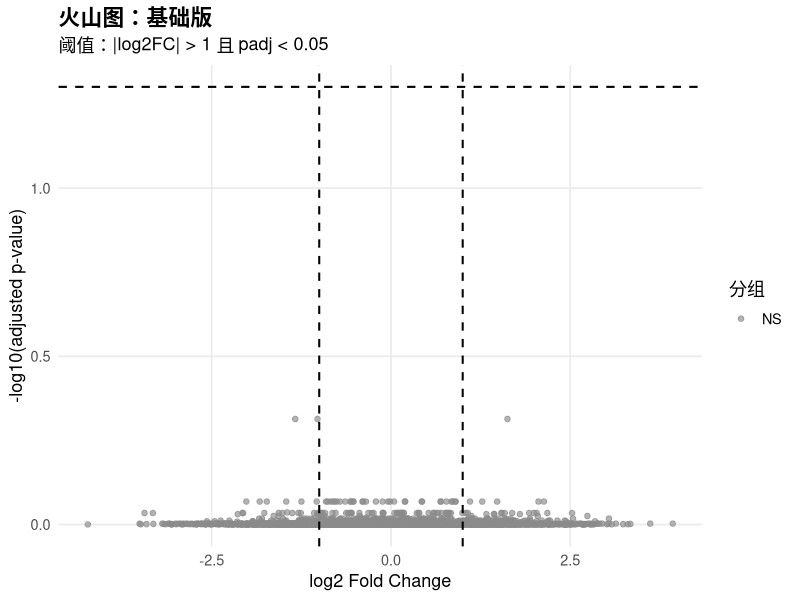
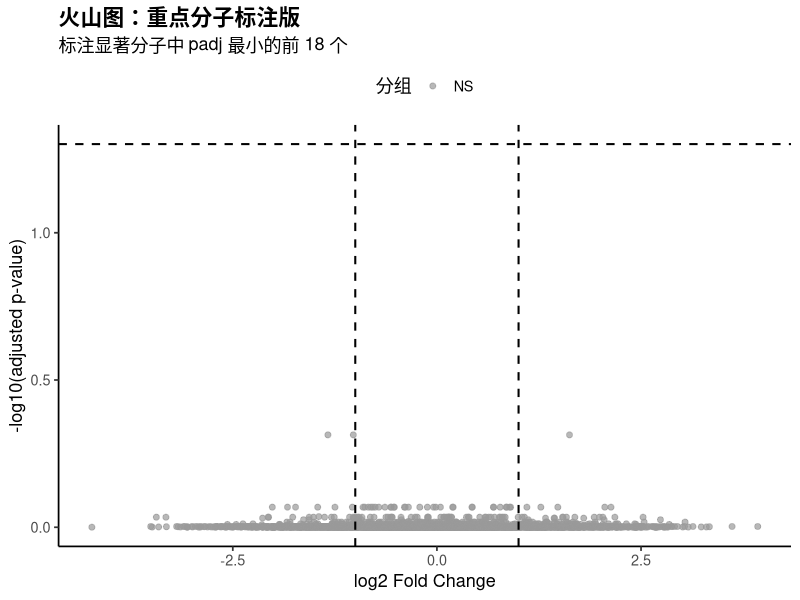
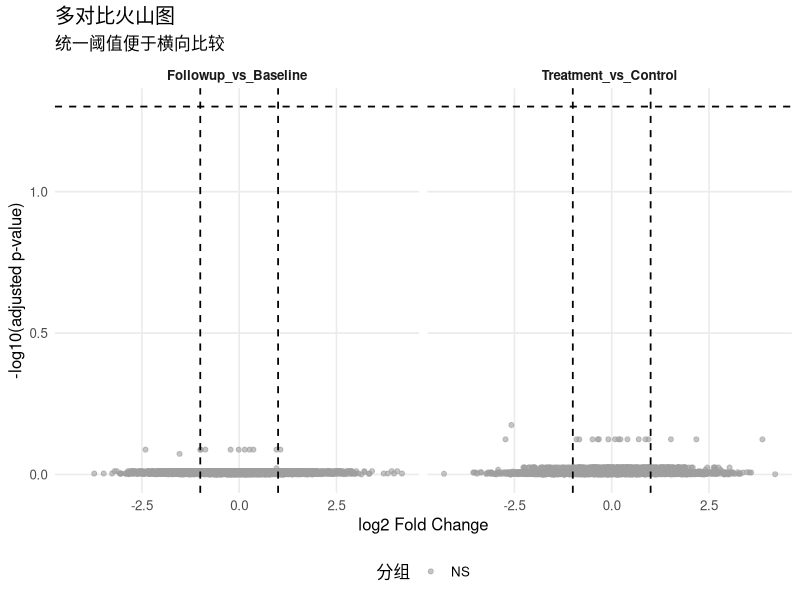

These charts were generated, in order, by the following R code:
## ---- chunk 1
knitr::opts_chunk$set(
  echo = TRUE,
  warning = FALSE,
  message = FALSE,
  fig.width = 9,
  fig.height = 6,
  dpi = 150
)
## ---- chunk 2
library(dplyr)
library(ggplot2)

set.seed(2026)

n_gene <- 3500

volcano_df <- tibble::tibble(
  gene = paste0("Gene_", sprintf("%04d", 1:n_gene)),
  log2FC = rnorm(n_gene, mean = 0, sd = 1.15),
  pvalue = runif(n_gene, min = 1e-6, max = 1)
) %>%
  mutate(
    padj = p.adjust(pvalue, method = "BH"),
    neg_log10_padj = -log10(padj)
  )

dplyr::glimpse(volcano_df)
## ---- chunk 3
fc_cutoff <- 1
padj_cutoff <- 0.05

volcano_df <- volcano_df %>%
  mutate(
    regulation = case_when(
      padj < padj_cutoff & log2FC >= fc_cutoff ~ "Up",
      padj < padj_cutoff & log2FC <= -fc_cutoff ~ "Down",
      TRUE ~ "NS"
    ),
    regulation = factor(regulation, levels = c("Up", "Down", "NS"))
  )

volcano_df %>%
  count(regulation)
## ---- chunk 4
p_basic <- ggplot(volcano_df, aes(x = log2FC, y = neg_log10_padj)) +
  geom_point(aes(color = regulation), alpha = 0.65, size = 1.6) +
  geom_vline(xintercept = c(-fc_cutoff, fc_cutoff), linetype = "dashed", linewidth = 0.7) +
  geom_hline(yintercept = -log10(padj_cutoff), linetype = "dashed", linewidth = 0.7) +
  scale_color_manual(values = c(Up = "#D55E00", Down = "#0072B2", NS = "#8A8A8A")) +
  labs(
    title = "火山图：基础版",
    subtitle = "阈值：|log2FC| > 1 且 padj < 0.05",
    x = "log2 Fold Change",
    y = "-log10(adjusted p-value)",
    color = "分组"
  ) +
  theme_minimal(base_size = 13) +
  theme(
    panel.grid.minor = element_blank(),
    plot.title = element_text(face = "bold")
  )

p_basic
## ---- chunk 5
label_df <- volcano_df %>%
  filter(regulation != "NS") %>%
  arrange(padj) %>%
  slice_head(n = 18)

label_df %>%
  select(gene, log2FC, padj, regulation) %>%
  head(8)
## ---- chunk 6
p_labeled <- ggplot(volcano_df, aes(x = log2FC, y = neg_log10_padj)) +
  geom_point(aes(color = regulation), alpha = 0.7, size = 1.7) +
  geom_vline(xintercept = c(-fc_cutoff, fc_cutoff), linetype = "dashed", linewidth = 0.7) +
  geom_hline(yintercept = -log10(padj_cutoff), linetype = "dashed", linewidth = 0.7) +
  geom_text(
    data = label_df,
    aes(label = gene),
    size = 3.2,
    check_overlap = TRUE,
    vjust = -0.35
  ) +
  scale_color_manual(values = c(Up = "#E64B35", Down = "#4DBBD5", NS = "#9A9A9A")) +
  labs(
    title = "火山图：重点分子标注版",
    subtitle = "标注显著分子中 padj 最小的前 18 个",
    x = "log2 Fold Change",
    y = "-log10(adjusted p-value)",
    color = "分组"
  ) +
  theme_classic(base_size = 13) +
  theme(
    legend.position = "top",
    plot.title = element_text(face = "bold")
  )

p_labeled
## ---- chunk 7
set.seed(2026)

contrast_name <- c("Treatment_vs_Control", "Followup_vs_Baseline")

volcano_multi <- tibble::tibble(
  contrast = rep(contrast_name, each = n_gene),
  gene = rep(volcano_df$gene, times = 2),
  log2FC = c(
    rnorm(n_gene, mean = 0.1, sd = 1.2),
    rnorm(n_gene, mean = -0.05, sd = 1.1)
  ),
  pvalue = c(
    runif(n_gene, min = 1e-6, max = 1),
    runif(n_gene, min = 1e-6, max = 1)
  )
) %>%
  group_by(contrast) %>%
  mutate(
    padj = p.adjust(pvalue, method = "BH"),
    neg_log10_padj = -log10(padj),
    regulation = case_when(
      padj < padj_cutoff & log2FC >= fc_cutoff ~ "Up",
      padj < padj_cutoff & log2FC <= -fc_cutoff ~ "Down",
      TRUE ~ "NS"
    )
  ) %>%
  ungroup() %>%
  mutate(regulation = factor(regulation, levels = c("Up", "Down", "NS")))

volcano_multi %>%
  count(contrast, regulation)
## ---- chunk 8
p_facet <- ggplot(volcano_multi, aes(x = log2FC, y = neg_log10_padj)) +
  geom_point(aes(color = regulation), alpha = 0.6, size = 1.4) +
  geom_vline(xintercept = c(-fc_cutoff, fc_cutoff), linetype = "dashed", linewidth = 0.6) +
  geom_hline(yintercept = -log10(padj_cutoff), linetype = "dashed", linewidth = 0.6) +
  facet_wrap(~contrast, ncol = 2) +
  scale_color_manual(values = c(Up = "#D7301F", Down = "#2171B5", NS = "#9E9E9E")) +
  labs(
    title = "多对比火山图",
    subtitle = "统一阈值便于横向比较",
    x = "log2 Fold Change",
    y = "-log10(adjusted p-value)",
    color = "分组"
  ) +
  theme_minimal(base_size = 12) +
  theme(
    panel.grid.minor = element_blank(),
    strip.text = element_text(face = "bold"),
    legend.position = "bottom"
  )

p_facet
